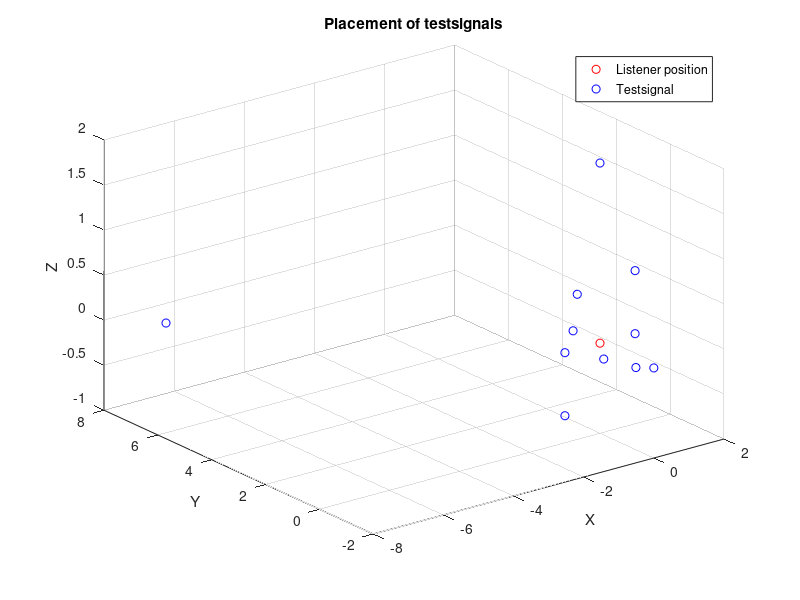
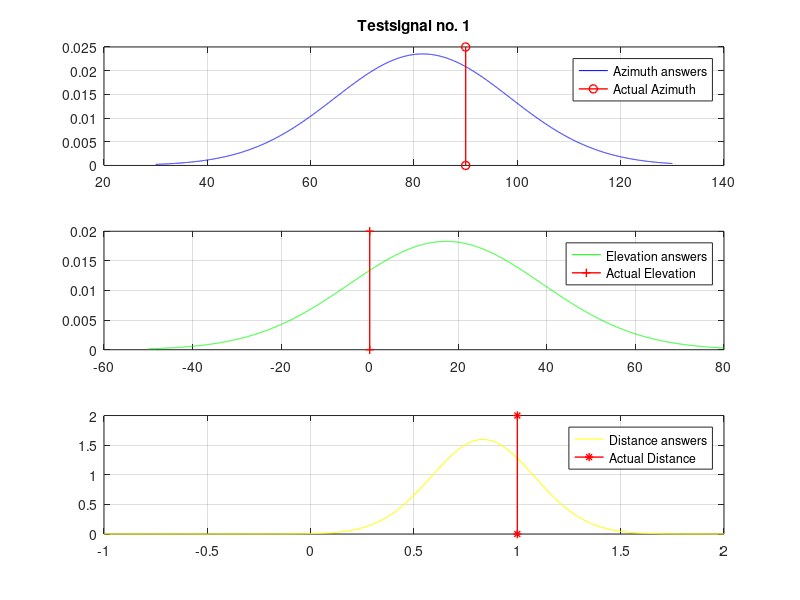
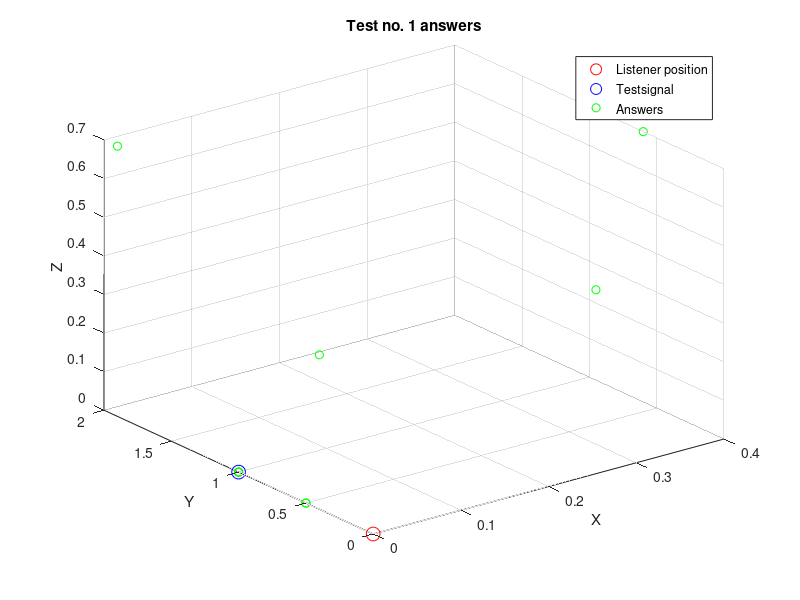
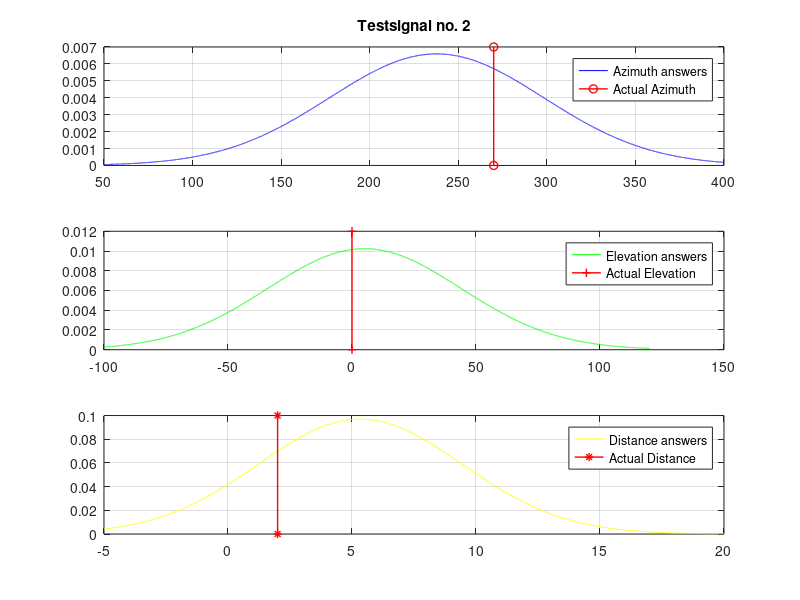

The MATLAB source for these figures, in order:
close all, clear all, clc
A = [1 0 0;
    0 1 0;
    0 -2 0;
    -1 0 0;
    -1 0 -0.7;
    1 0 0.7;
    1.5 2.8 0;
    -0.2 -0.4 -0.1;
    1.1 0.1 -0.4;
    0 0 2;
    -7 7 0]

A2 = [0 0 1;
    90 0 1;
    270 0 2;
    180 0 1;
    180 -30 1;
    0 30 1;
    60 10 3;
    240 -10 0.5;
    5 -20 1.1;
    0 0 2;
    135 0 9.8];

azimeandiff = zeros(1,10);
elemeandiff = zeros(1,10);
distmeandiff = zeros(1,10);

azimeandiff = zeros(1,10);
elemeandiff = zeros(1,10);
distmeandiff = zeros(1,10);

figure()
plot3(0,0,0,'r o')
title('Placement of testsignals')
hold on
xlabel('X');
ylabel('Y');
zlabel('Z');
plot3(A(:,1),A(:,2),A(:,3),'b o')
grid on
legend('Listener position','Testsignal')

%% Test 1
%close all
j=2;
T1 = [0.3 0.3 0.4;
    0 1 0;
    0 1 0;
    0 0.5 0;
    0 1.9 0.7;
    0.4 0.6 0.7;
    0 0.4 0.4;
    0 1 0;
    0 0.5 0];

T2 = [45 45 0.5;
    90 0 1;
    90 0 1;
    90 0 1;
    90 20 1;
    60 45 1;
    90 45 0.5;
    90 0 1;
    90 0 0.5   ];

mu=mean(T2);
rho = std(T2);
x1=[30:.01:130];
x2=[-50:.01:80];
x3=[-1:.01:2];
normazi = normpdf(x1,mu(1),rho(1));
normele = normpdf(x2,mu(2),rho(2));
normdis = normpdf(x3,mu(3),rho(3));

azimeandiff(j-1) = A2(j,1)-mu(1);
elemeandiff(j-1) = A2(j,2)-mu(2);
dismeandiff(j-1) = A2(j,3)-mu(3);

figure()
subplot(3,1,1)
plot(x1,normazi,'b')
title('Testsignal no. 1')
grid on
hold on
(line([A2(j,1) A2(j,1)],get(gca,'ylim'),'Color','r','LineWidth',1,'Marker','o'))
legend('Azimuth answers','Actual Azimuth')%,'Elevation answers','Actual Elevation','Distance answers','Actual Distance')

subplot(3,1,2)
plot(x2,normele,'g')
grid on
hold on
(line([A2(j,2) A2(j,2)],get(gca,'ylim'),'Color','r','LineWidth',1,'Marker','+'))
legend('Elevation answers','Actual Elevation')%,'Distance answers','Actual Distance')

subplot(3,1,3)
plot(x3,normdis,'y')
hold on
(line([A2(j,3) A2(j,3)],get(gca,'ylim'),'Color','r','LineWidth',1,'Marker','*'))
grid on
legend('Distance answers','Actual Distance')


figure()
plot3(0,0,0,'r o','Markersize',10)
title('Test no. 1 answers')
hold on
xlabel('X');
ylabel('Y');
zlabel('Z');
plot3(A(2,1),A(2,2),A(2,3),'b o','Markersize',10)
grid on
plot3(T1(:,1),T1(:,2),T1(:,3),'g o')
legend('Listener position','Testsignal','Answers')

%% Test 2
%close all
j=3;
T1 = [0 -10 0;
    0 0.5 0;
    -5.8 -5.8 -5.7;
    -4.3 -4.3 -3.5;
    -0.4 -0.8 -0.5;
    -1.3 -3.5 -1.4;
    0 -7.1 7.1;
    0.9 -1.5 4.7;
    0 -0.4 0.4];

T2 = [270 0 10;
    90 0 0.5;
    225 -35 10;
    225 -30 7;
    240 -30 1;
    250 -20 4;
    270 45 10;
    300 70 5;
    270 45 0.5];

mu=mean(T2);
rho = std(T2);
x1=[50:.01:400];
x2=[-100:.01:120];
x3=[-5:.01:20];
normazi = normpdf(x1,mu(1),rho(1));
normele = normpdf(x2,mu(2),rho(2));
normdis = normpdf(x3,mu(3),rho(3));

azimeandiff(j-1) = A2(j,1)-mu(1);
elemeandiff(j-1) = A2(j,2)-mu(2);
dismeandiff(j-1) = A2(j,3)-mu(3);

figure()
subplot(3,1,1)
plot(x1,normazi,'b')
title('Testsignal no. 2')
grid on
hold on
(line([A2(j,1) A2(j,1)],get(gca,'ylim'),'Color','r','LineWidth',1,'Marker','o'))
legend('Azimuth answers','Actual Azimuth')%,'Elevation answers','Actual Elevation','Distance answers','Actual Distance')

subplot(3,1,2)
plot(x2,normele,'g')
grid on
hold on
(line([A2(j,2) A2(j,2)],get(gca,'ylim'),'Color','r','LineWidth',1,'Marker','+'))
legend('Elevation answers','Actual Elevation')%,'Distance answers','Actual Distance')

subplot(3,1,3)
plot(x3,normdis,'y')
hold on
(line([A2(j,3) A2(j,3)],get(gca,'ylim'),'Color','r','LineWidth',1,'Marker','*'))
grid on
legend('Distance answers','Actual Distance')

figure()
plot3(0,0,0,'r o','Markersize',10)
title('Test no. 2 answers')
hold on
xlabel('X');
ylabel('Y');
zlabel('Z');
plot3(A(j,1),A(j,2),A(j,3),'b o','Markersize',10)
grid on
plot3(T1(:,1),T1(:,2),T1(:,3),'g o')
legend('Listener position','Testsignal','Answers')

%% Test 3
%close all
j=4;
T1 = [1 0 0;
    0.5 0.5 0.7;
    1 0 0;
    1 0 0;
    1 0 0;
    0 0 1;
    1 0 0;
    1 0 0;
    0 0 5];

T2 = [0 0 1;
    45 45 1;
    0 0 1;
    0 0 1;
    0 0 1;
    0 90 1;
    0 0 1;
    0 0 1;
    270 90 5];

mu=mean(T2);
rho = std(T2);
x1=[-200:.01:300];
x2=[-80:.01:120];
x3=[-4:.01:8];
normazi = normpdf(x1,mu(1),rho(1));
normele = normpdf(x2,mu(2),rho(2));
normdis = normpdf(x3,mu(3),rho(3));

azimeandiff(j-1) = A2(j,1)-mu(1);
elemeandiff(j-1) = A2(j,2)-mu(2);
dismeandiff(j-1) = A2(j,3)-mu(3);

figure()
subplot(3,1,1)
plot(x1,normazi,'b')
title('Testsignal no. 3')
grid on
hold on
(line([A2(j,1) A2(j,1)],get(gca,'ylim'),'Color','r','LineWidth',1,'Marker','o'))
legend('Azimuth answers','Actual Azimuth')%,'Elevation answers','Actual Elevation','Distance answers','Actual Distance')

subplot(3,1,2)
plot(x2,normele,'g')
grid on
hold on
(line([A2(j,2) A2(j,2)],get(gca,'ylim'),'Color','r','LineWidth',1,'Marker','+'))
legend('Elevation answers','Actual Elevation')%,'Distance answers','Actual Distance')

subplot(3,1,3)
plot(x3,normdis,'y')
hold on
(line([A2(j,3) A2(j,3)],get(gca,'ylim'),'Color','r','LineWidth',1,'Marker','*'))
grid on
legend('Distance answers','Actual Distance')

figure()
plot3(0,0,0,'r o','Markersize',10)
title('Test no. 3 answers')
hold on
xlabel('X');
ylabel('Y');
zlabel('Z');
plot3(A(j,1),A(j,2),A(j,3),'b o','Markersize',10)
grid on
plot3(T1(:,1),T1(:,2),T1(:,3),'g o')
legend('Listener position','Testsignal','Answers')

%% Test 4
%close all
j=5;
T1 = [0.7 0 0.7;
    0.4 0 0.4;
    1 0 0;
    -1 0 0;
    4 0 0.3;
    0.6 -.4 .7;
    1 0 0;
    1 0 0;
    0 0 5];

T2 = [0 45 1;
    0 45 0.5;
    0 0 1;
    180 0 1;
    0 5 4;
    330 45 1;
    0 0 1;
    0 0 1;
    270 90 5];

mu=mean(T2);
rho = std(T2);
x1=[-200:.01:400];
x2=[-80:.01:150];
x3=[-4:.01:8];
normazi = normpdf(x1,mu(1),rho(1));
normele = normpdf(x2,mu(2),rho(2));
normdis = normpdf(x3,mu(3),rho(3));

azimeandiff(j-1) = A2(j,1)-mu(1);
elemeandiff(j-1) = A2(j,2)-mu(2);
dismeandiff(j-1) = A2(j,3)-mu(3);

figure()
subplot(3,1,1)
plot(x1,normazi,'b')
title('Testsignal no. 4')
grid on
hold on
(line([A2(j,1) A2(j,1)],get(gca,'ylim'),'Color','r','LineWidth',1,'Marker','o'))
legend('Azimuth answers','Actual Azimuth')%,'Elevation answers','Actual Elevation','Distance answers','Actual Distance')

subplot(3,1,2)
plot(x2,normele,'g')
grid on
hold on
(line([A2(j,2) A2(j,2)],get(gca,'ylim'),'Color','r','LineWidth',1,'Marker','+'))
legend('Elevation answers','Actual Elevation')%,'Distance answers','Actual Distance')

subplot(3,1,3)
plot(x3,normdis,'y')
hold on
(line([A2(j,3) A2(j,3)],get(gca,'ylim'),'Color','r','LineWidth',1,'Marker','*'))
grid on
legend('Distance answers','Actual Distance')

figure()
plot3(0,0,0,'r o','Markersize',10)
title('Test no. 4 answers')
hold on
xlabel('X');
ylabel('Y');
zlabel('Z');
plot3(A(j,1),A(j,2),A(j,3),'b o','Markersize',10)
grid on
plot3(T1(:,1),T1(:,2),T1(:,3),'g o')
legend('Listener position','Testsignal','Answers')

%% Test 5
%close all
j=6;
T1 = [-.7 0 .7;
    1.9 0 -1.6;
    1 0 0;
    2.5 -1.4 0.8;
    2.6 1.5 0.5;
    -0.5 -0.5 0.7;
    0.5 0 0;
    -1.7 0 4.7;
    0 0 5];


T2 = [180 45 1;
    0 -40 2.5;
    0 0 1;
    330 15 3;
    30 10 3;
    225 45 1;
    0 0 0.5;
    180 70 5;
    270 90 5];

mu=mean(T2);
rho = std(T2);
x1=[-200:.01:400];
x2=[-80:.01:150];
x3=[-3:.01:8];
normazi = normpdf(x1,mu(1),rho(1));
normele = normpdf(x2,mu(2),rho(2));
normdis = normpdf(x3,mu(3),rho(3));

azimeandiff(j-1) = A2(j,1)-mu(1);
elemeandiff(j-1) = A2(j,2)-mu(2);
dismeandiff(j-1) = A2(j,3)-mu(3);

figure()
subplot(3,1,1)
plot(x1,normazi,'b')
title('Testsignal no. 5')
grid on
hold on
(line([A2(j,1) A2(j,1)],get(gca,'ylim'),'Color','r','LineWidth',1,'Marker','o'))
legend('Azimuth answers','Actual Azimuth')%,'Elevation answers','Actual Elevation','Distance answers','Actual Distance')

subplot(3,1,2)
plot(x2,normele,'g')
grid on
hold on
(line([A2(j,2) A2(j,2)],get(gca,'ylim'),'Color','r','LineWidth',1,'Marker','+'))
legend('Elevation answers','Actual Elevation')%,'Distance answers','Actual Distance')

subplot(3,1,3)
plot(x3,normdis,'y')
hold on
(line([A2(j,3) A2(j,3)],get(gca,'ylim'),'Color','r','LineWidth',1,'Marker','*'))
grid on
legend('Distance answers','Actual Distance')


figure()
plot3(0,0,0,'r o','Markersize',10)
title('Test no. 5 answers')
hold on
xlabel('X');
ylabel('Y');
zlabel('Z');
plot3(A(j,1),A(j,2),A(j,3),'b o','Markersize',10)
grid on
plot3(T1(:,1),T1(:,2),T1(:,3),'g o')
legend('Listener position','Testsignal','Answers')

%% Test 6
%close all
j=7;
T1 = [-3.2 1.5 3.5;
    0 7.1 7.1;
    0 5 0;
    0 7.7 -6.4;
    0 8 0;
    -1.5 1.5 -1.3;
    0 10 0;
    -1.6 9.3 -3.4;
    0 5 0];


T2 = [155 45 5;
    90 45 10;
    90 0 5;
    90 -40 10;
    90 0 8;
    135 -30 2.5;
    90 0 10; 
    100 -20 10;
    90 0 5];

mu=mean(T2);
rho = std(T2);
x1=[30:.01:200];
x2=[-100:.01:80];
x3=[-1:.01:15];
normazi = normpdf(x1,mu(1),rho(1));
normele = normpdf(x2,mu(2),rho(2));
normdis = normpdf(x3,mu(3),rho(3));

azimeandiff(j-1) = A2(j,1)-mu(1);
elemeandiff(j-1) = A2(j,2)-mu(2);
dismeandiff(j-1) = A2(j,3)-mu(3);

figure()
subplot(3,1,1)
plot(x1,normazi,'b')
title('Testsignal no. 6')
grid on
hold on
(line([A2(j,1) A2(j,1)],get(gca,'ylim'),'Color','r','LineWidth',1,'Marker','o'))
legend('Azimuth answers','Actual Azimuth')%,'Elevation answers','Actual Elevation','Distance answers','Actual Distance')

subplot(3,1,2)
plot(x2,normele,'g')
grid on
hold on
(line([A2(j,2) A2(j,2)],get(gca,'ylim'),'Color','r','LineWidth',1,'Marker','+'))
legend('Elevation answers','Actual Elevation')%,'Distance answers','Actual Distance')

subplot(3,1,3)
plot(x3,normdis,'y')
hold on
(line([A2(j,3) A2(j,3)],get(gca,'ylim'),'Color','r','LineWidth',1,'Marker','*'))
grid on
legend('Distance answers','Actual Distance')


figure()
plot3(0,0,0,'r o','Markersize',10)
title('Test no. 6 answers')
hold on
xlabel('X');
ylabel('Y');
zlabel('Z');
plot3(A(j,1),A(j,2),A(j,3),'b o','Markersize',10)
grid on
plot3(T1(:,1),T1(:,2),T1(:,3),'g o')
legend('Listener position','Testsignal','Answers')

%% Test 7
%close all
j=8;
T1 = [0 -.4 .4;
    0 -5 0;
    -2.7 -2.7 -3.2;
    0.9 -4.9 0;
    -0.3 -0.4 0;
    -0.3 -0.4 0;
    0.1 -0.4 0.3;
    0 -0.9 0.3;
    0 0 5];


T2 = [270 45 0.5;
    270 0 5;
    225 -40 5;
    280 0 5;
    240 0 0.5;
    235 0 0.5;
    290 30 0.5;
    270 20 1;
    270 90 0.5];

mu=mean(T2);
rho = std(T2);
x1=[150:.01:350];
x2=[-80:.01:120];
x3=[-5:.01:10];
normazi = normpdf(x1,mu(1),rho(1));
normele = normpdf(x2,mu(2),rho(2));
normdis = normpdf(x3,mu(3),rho(3));

azimeandiff(j-1) = A2(j,1)-mu(1);
elemeandiff(j-1) = A2(j,2)-mu(2);
dismeandiff(j-1) = A2(j,3)-mu(3);

figure()
subplot(3,1,1)
plot(x1,normazi,'b')
title('Testsignal no. 7')
grid on
hold on
(line([A2(j,1) A2(j,1)],get(gca,'ylim'),'Color','r','LineWidth',1,'Marker','o'))
legend('Azimuth answers','Actual Azimuth')%,'Elevation answers','Actual Elevation','Distance answers','Actual Distance')

subplot(3,1,2)
plot(x2,normele,'g')
grid on
hold on
(line([A2(j,2) A2(j,2)],get(gca,'ylim'),'Color','r','LineWidth',1,'Marker','+'))
legend('Elevation answers','Actual Elevation')%,'Distance answers','Actual Distance')

subplot(3,1,3)
plot(x3,normdis,'y')
hold on
(line([A2(j,3) A2(j,3)],get(gca,'ylim'),'Color','r','LineWidth',1,'Marker','*'))
grid on
legend('Distance answers','Actual Distance')


figure()
plot3(0,0,0,'r o','Markersize',10)
title('Test no. 7 answers')
hold on
xlabel('X');
ylabel('Y');
zlabel('Z');
plot3(A(j,1),A(j,2),A(j,3),'b o','Markersize',10)
grid on
plot3(T1(:,1),T1(:,2),T1(:,3),'g o')
legend('Listener position','Testsignal','Answers')

%% Test 8 
%close all
j=9;
T1 = [5 0 0;
    5 0 0;
    -2.9 2.9 -2.9;
    -1.3 1.3 -.7;
    0.8 1.4 1.1;
    0 0 1;
    1 0 0;
    4.9 0 0.9;
    0 0 5];


T2 = [0 0 5;
    0 0 5;
    135 -35 5;
    135 -20 2;
    60 35 2;
    0 90 1;
    0 0 1;
    0 10 5;
    270 90 5];

mu=mean(T2);
rho = std(T2);
x1=[-100:.01:300];
x2=[-80:.01:120];
x3=[-1:.01:10];
normazi = normpdf(x1,mu(1),rho(1));
normele = normpdf(x2,mu(2),rho(2));
normdis = normpdf(x3,mu(3),rho(3));

azimeandiff(j-1) = A2(j,1)-mu(1);
elemeandiff(j-1) = A2(j,2)-mu(2);
dismeandiff(j-1) = A2(j,3)-mu(3);

figure()
subplot(3,1,1)
plot(x1,normazi,'b')
title('Testsignal no. 8')
grid on
hold on
(line([A2(j,1) A2(j,1)],get(gca,'ylim'),'Color','r','LineWidth',1,'Marker','o'))
legend('Azimuth answers','Actual Azimuth')%,'Elevation answers','Actual Elevation','Distance answers','Actual Distance')

subplot(3,1,2)
plot(x2,normele,'g')
grid on
hold on
(line([A2(j,2) A2(j,2)],get(gca,'ylim'),'Color','r','LineWidth',1,'Marker','+'))
legend('Elevation answers','Actual Elevation')%,'Distance answers','Actual Distance')

subplot(3,1,3)
plot(x3,normdis,'y')
hold on
(line([A2(j,3) A2(j,3)],get(gca,'ylim'),'Color','r','LineWidth',1,'Marker','*'))
grid on
legend('Distance answers','Actual Distance')

figure()
plot3(0,0,0,'r o','Markersize',10)
title('Test no. 8 answers')
hold on
xlabel('X');
ylabel('Y');
zlabel('Z');
plot3(A(j,1),A(j,2),A(j,3),'b o','Markersize',10)
grid on
plot3(T1(:,1),T1(:,2),T1(:,3),'g o')
legend('Listener position','Testsignal','Answers')

%% Test 9
%close all
j=10;
T1 = [-5 0 0;
    7.7 0 -6.4;
    0 -10 0;
    -4.4 1.6 -1.7;
    3.1 -3.1 -2.5;
    -1.4 1.4 0;
    5.6 0 2.1;
    -6.6 0 -2.4;
    270 0 1];


T2 = [180 0 5;
    0 -40 10;
    270 0 10;
    160 -20 5;
    315 -30 5;
    135 0 2;
    0 20 6;
    180 -20 7;
    270 0 1];

mu=mean(T2);
rho = std(T2);
x1=[-60:.01:360];
x2=[-60:.01:40];
x3=[-1:.01:15];
normazi = normpdf(x1,mu(1),rho(1));
normele = normpdf(x2,mu(2),rho(2));
normdis = normpdf(x3,mu(3),rho(3));

azimeandiff(j-1) = A2(j,1)-mu(1);
elemeandiff(j-1) = A2(j,2)-mu(2);
dismeandiff(j-1) = A2(j,3)-mu(3);

figure()
subplot(3,1,1)
plot(x1,normazi,'b')
title('Testsignal no. 9')
grid on
hold on
(line([A2(j,1) A2(j,1)],get(gca,'ylim'),'Color','r','LineWidth',1,'Marker','o'))
legend('Azimuth answers','Actual Azimuth')%,'Elevation answers','Actual Elevation','Distance answers','Actual Distance')

subplot(3,1,2)
plot(x2,normele,'g')
grid on
hold on
(line([A2(j,2) A2(j,2)],get(gca,'ylim'),'Color','r','LineWidth',1,'Marker','+'))
legend('Elevation answers','Actual Elevation')%,'Distance answers','Actual Distance')

subplot(3,1,3)
plot(x3,normdis,'y')
hold on
(line([A2(j,3) A2(j,3)],get(gca,'ylim'),'Color','r','LineWidth',1,'Marker','*'))
grid on
legend('Distance answers','Actual Distance')

figure()
plot3(0,0,0,'r o','Markersize',10)
title('Test no. 9 answers')
hold on
xlabel('X');
ylabel('Y');
zlabel('Z');
plot3(A(j,1),A(j,2),A(j,3),'b o','Markersize',10)
grid on
plot3(T1(:,1),T1(:,2),T1(:,3),'g o')
legend('Listener position','Testsignal','Answers')

%% Test 10
%close all
j=11;
T1 = [10 0 0;
    0 -9.8 1.7;
    -5.4 5.4 -6.4;
    -7.2 2.6 -6.4;
    3.8 6.6 -6.4;
    -5.3 5.3 -2.7;
    -1.5 8.5 5;
    2.8 2 9.4;
    0.9 4.9 0];


T2 = [0 0 10;
    270 10 10;
    135 -40 10;
    160 -40 10;
    60 -40 10;
    135 -20 8;
    100 30 10; 
    35 70 10;
    80 0 5];

mu=mean(T2);
rho = std(T2);
x1=[-100:.01:250];
x2=[-80:.01:80];
x3=[4:.01:14];
normazi = normpdf(x1,mu(1),rho(1));
normele = normpdf(x2,mu(2),rho(2));
normdis = normpdf(x3,mu(3),rho(3));

azimeandiff(j-1) = A2(j,1)-mu(1)
elemeandiff(j-1) = A2(j,2)-mu(2)
dismeandiff(j-1) = A2(j,3)-mu(3)

figure()
subplot(3,1,1)
plot(x1,normazi,'b')
title('Testsignal no. 10')
grid on
hold on
(line([A2(j,1) A2(j,1)],get(gca,'ylim'),'Color','r','LineWidth',1,'Marker','o'))
legend('Azimuth answers','Actual Azimuth')%,'Elevation answers','Actual Elevation','Distance answers','Actual Distance')

subplot(3,1,2)
plot(x2,normele,'g')
grid on
hold on
(line([A2(j,2) A2(j,2)],get(gca,'ylim'),'Color','r','LineWidth',1,'Marker','+'))
legend('Elevation answers','Actual Elevation')%,'Distance answers','Actual Distance')

subplot(3,1,3)
plot(x3,normdis,'y')
hold on
(line([A2(j,3) A2(j,3)],get(gca,'ylim'),'Color','r','LineWidth',1,'Marker','*'))
grid on
legend('Distance answers','Actual Distance')

figure()
plot3(0,0,0,'r o','Markersize',10)
title('Test no. 10 answers')
hold on
xlabel('X');
ylabel('Y');
zlabel('Z');
plot3(A(j,1),A(j,2),A(j,3),'b o','Markersize',10)
grid on
plot3(T1(:,1),T1(:,2),T1(:,3),'g o')
legend('Listener position','Testsignal','Answers')

%%
close all

figure()
bar([abs(azimeandiff') abs(elemeandiff') abs(dismeandiff')])
grid on

figure()
subplot(3,1,1)
b1=bar(abs(azimeandiff'),'b' )
grid on
title('Azimuth differences')
xlabel('Test no.')
ylabel('Difference')
%b1(1).LineWidth = 2;
%b1(1).EdgeColor = 'red';
subplot(3,1,2)
bar( abs(elemeandiff'),'g' )
grid on
title('Elevation differences')
xlabel('Test no.')
ylabel('Difference')


subplot(3,1,3)
bar( abs(dismeandiff'),'y')
grid on
title('Distance differences')
xlabel('Test no.')
ylabel('Difference')

[azimin aziind] = min(abs(azimeandiff))
[elemin eleind] = min(abs(elemeandiff))
[dismin disind] = min(abs(dismeandiff))

[azimaks aziindma] = max(abs(azimeandiff))
[elemaks eleindma] = max(abs(elemeandiff))
[dismaks disindma] = max(abs(dismeandiff))